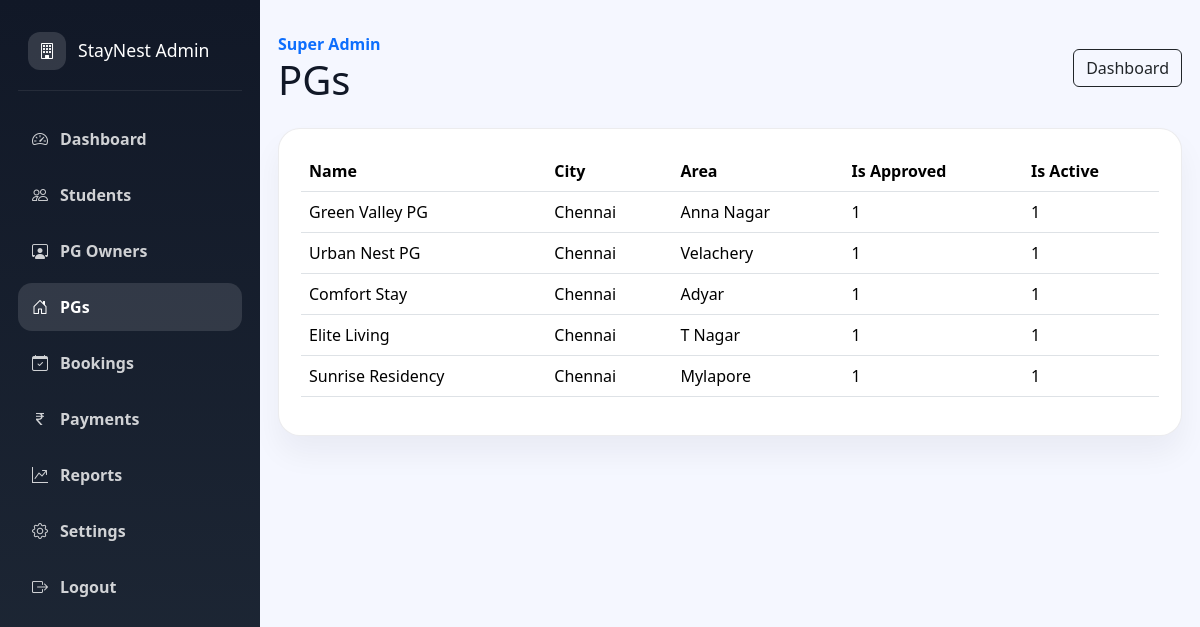
/admin/pgs (signed in), run on the app's committed database.
### tables this page shows
CREATE TABLE pgs (
            id INTEGER PRIMARY KEY AUTOINCREMENT,
            owner_id INTEGER,
            name TEXT NOT NULL,
            city TEXT,
            area TEXT,
            address TEXT,
            price_from REAL DEFAULT 0,
            gender TEXT,
            room_type TEXT,
            is_approved INTEGER DEFAULT 0,
            is_active INTEGER DEFAULT 1,
            rating REAL DEFAULT 4.5,
            created_at TEXT DEFAULT CURRENT_TIMESTAMP
        );

### app/bootstrap.php (called while the page is built, shortened)
<?php
require BASE_PATH . '/app/helpers.php';
spl_autoload_register(function ($class) {
    $paths = [
        BASE_PATH . '/app/core/',
        BASE_PATH . '/app/models/',
        BASE_PATH . '/app/controllers/'
    ];
    foreach ($paths as $path) {
        $file = $path . $class . '.php';
        if (file_exists($file)) {
            return;
        }
    }
});

### app/helpers.php (called while the page is built, shortened)
<?php
function e(string $value): string
{
    return htmlspecialchars($value ?? '', ENT_QUOTES, 'UTF-8');
}

### app/views/admin-section.php (the view, shortened to what this page needs)
<?php
$section = $section ?? 'Overview';
$back = '/super-admin';
$pdo = Database::pdo();
$rows = [];
if ($section === 'PGs') $rows = $pdo->query('SELECT name, city, area, is_approved, is_active FROM pgs ORDER BY created_at DESC')->fetchAll();
?><!DOCTYPE html>
<html lang="en"><head><link href="https://cdn.jsdelivr.net/npm/bootstrap@5.3.3/dist/css/bootstrap.min.css" rel="stylesheet"><link href="https://cdn.jsdelivr.net/npm/bootstrap-icons@1.11.3/font/bootstrap-icons.min.css" rel="stylesheet"></head>
<body><div class="app-shell"><?php include BASE_PATH . '/app/views/partials/admin-sidebar.php'; ?><main class="content"><div class="page"><div class="d-flex justify-content-between align-items-center mb-4"><div><div class="text-primary fw-bold">Super Admin</div><h1 class="mb-0"><?= e($section) ?></h1></div><a class="btn btn-outline-dark" href="<?= $back ?>">Dashboard</a></div><div class="panel"><?php if (in_array($section, ['Reports', 'Settings'], true)): ?><div class="p-4 bg-light rounded-4"><h4><?= e($section) ?> workspace</h4><p class="text-secondary mb-0"><?= $section === 'Reports' ? 'Platform reporting is ready for export integrations.' : 'Platform settings are managed securely from this workspace.' ?></p></div><?php elseif (!$rows): ?><p class="text-secondary mb-0">No records available yet.</p><?php else: ?><div class="table-responsive"><table class="table"><thead><tr><?php foreach (array_keys($rows[0]) as $heading): ?><th><?= e(ucwords(str_replace('_', ' ', $heading))) ?></th><?php endforeach; ?></tr></thead><tbody><?php foreach ($rows as $row): ?><tr><?php foreach ($row as $value): ?><td><?= e((string) $value) ?></td><?php endforeach; ?></tr><?php endforeach; ?></tbody></table></div><?php endif; ?></div></div></main></div></body></html>

### app/views/admin-section.php (style rules this page uses)
body { background:#f5f7ff;color:#111827 }
.app-shell { display:flex;min-height:100vh }
.content { flex:1;min-width:0 }
.page { max-width:1100px;margin:0 auto;padding:32px 18px }
.panel { background:#fff;border:1px solid rgba(15,23,42,.08);border-radius:22px;padding:22px;box-shadow:0 18px 30px rgba(15,23,42,.05) }
.table { vertical-align:middle }

### data on the page
pgs: name "Green Valley PG", city "Chennai", area "Anna Nagar", value "1"
pgs: name "Urban Nest PG", city "Chennai", area "Velachery", value "1"
pgs: name "Comfort Stay", city "Chennai", area "Adyar", value "1"
pgs: name "Elite Living", city "Chennai", area "T Nagar", value "1"
pgs: name "Sunrise Residency", city "Chennai", area "Mylapore", value "1"

### other printed values
$label "Dashboard"
$label "Students"
$label "PG Owners"
$label "PGs"
$label "Bookings"
$label "Payments"
$label "Reports"
$label "Settings"
$section "PGs"
str_replace('_', ' ', $heading) "Name"
str_replace('_', ' ', $heading) "City"
str_replace('_', ' ', $heading) "Area"
str_replace('_', ' ', $heading) "Is Approved"
str_replace('_', ' ', $heading) "Is Active"
